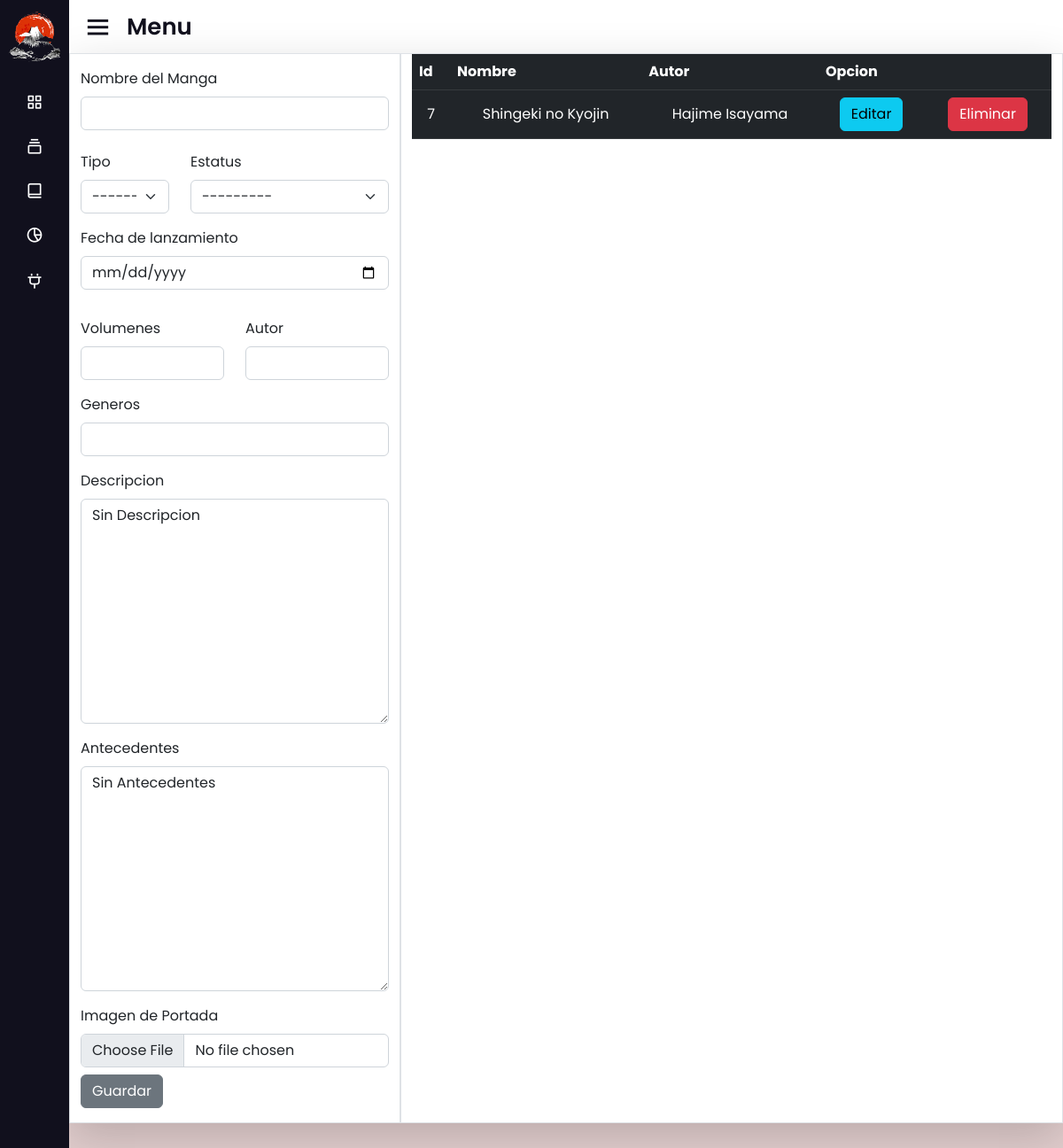
Before: /mangaData/ with the older database file.
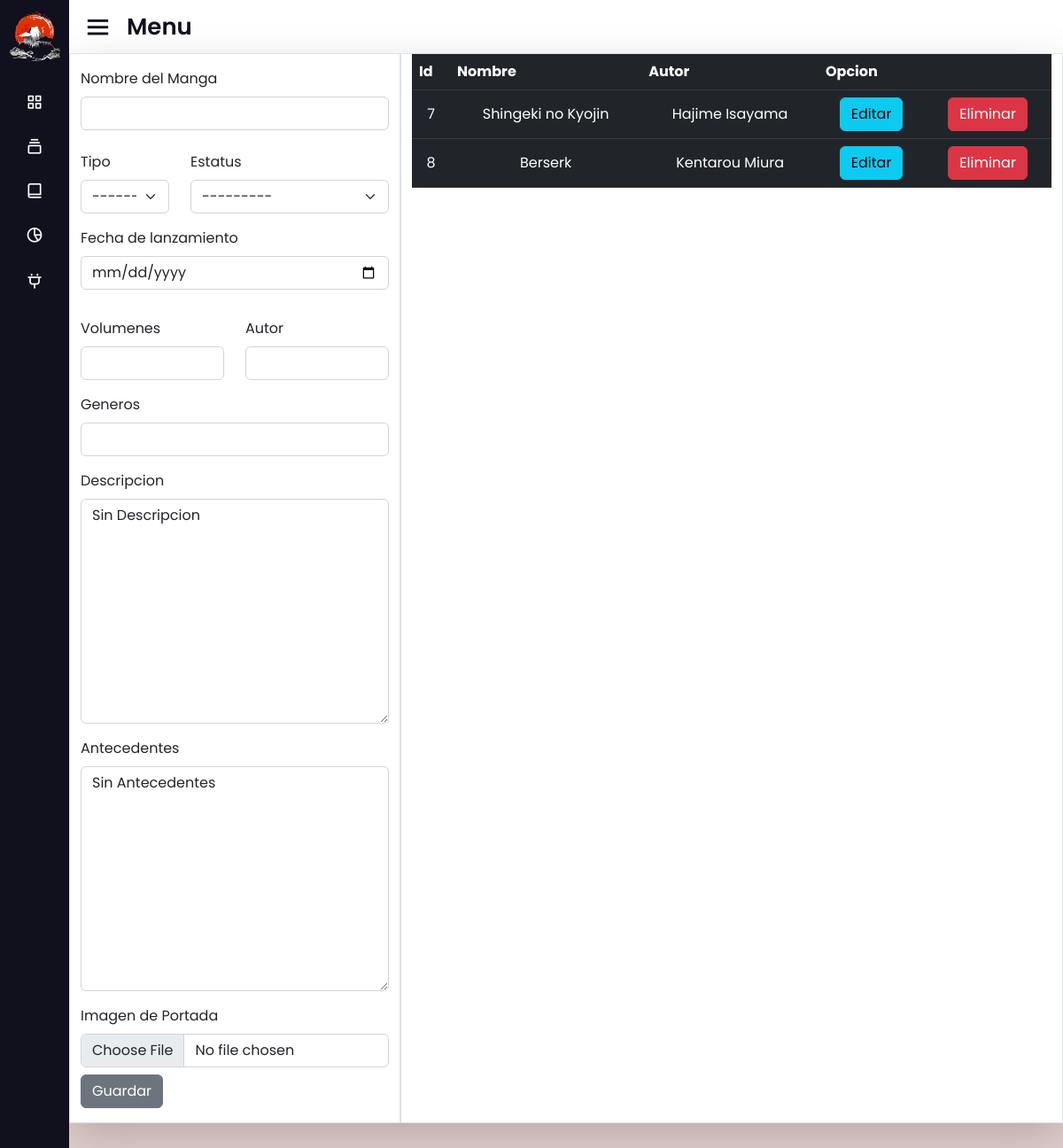
After: the same page with the newer database file.
### ProyectoFinal/models.py (models this page shows, shortened)
class Manga(models.Model):
    name = models.CharField(max_length = 100)
    type = models.CharField(max_length = 5, choices = [('MAN','Manga')])
    volumenes = models.IntegerField()
    published = models.DateField()
    description = models.TextField(default = 'Sin Descripcion')
    background = models.TextField(default = 'Sin Antecedentes')
    status = models.CharField(max_length = 10, choices = [('FIN','Finished'), ('PUB','Publishing')])
    genres = models.CharField(max_length = 100)
    author = models.CharField(max_length = 40)
    image = models.ImageField(default = 'default.png')

### ProyectoFinal/views.py (the view)
# urls.py: path('mangaData/', mangaData, name = 'Manga Data'),
def mangaData(request):
    mangas = Manga.objects.all()
    if request.method == 'POST':
        form = MangaForm(request.POST, request.FILES)
        if form.is_valid():
            form.save()
            return redirect('Manga Data')
    else:
        form = MangaForm()
    context = {'mangas': mangas, 'form': form}
    return render(request, 'proyectofinal/mangaData.html', context)

### ProyectoFinal/templates/proyectofinal/mangaData.html (shortened to what this page needs)
{% extends "proyectofinal/base.html"%}
{% load static %}
{% block container %}
    <div class="container border-0 shadow-lg" style="background-color:white">
        <div class="row">
            <div class="col-sm-12 col-md-6 col-lg-4 col-xl-4 py-3 border">
                <form  method="POST" enctype="multipart/form-data">{% csrf_token %}
                    <div class="mb-3">
                        <label for="exampleFormControlInput1" class="form-label">Nombre del Manga</label>
                        {{form.name}}
                    </div>
                    <div class="row py-2">
                        <div class="col-md-4">
                            <label for="inputState" class="form-label">Tipo</label>
                            {{form.type}}
                        </div>
                        <div class="col-md-8">
                            <label for="inputState" class="form-label">Estatus</label>
                            {{form.status}}
                        </div>
                    </div>
                    <div class="mb-3 py-2">
                        <label for="exampleFormControlInput1" class="form-label">Fecha de lanzamiento</label>
                        {{form.published}}
                    </div>
                    <div class="row py-2">
                        <div class="col-md-6">
                            <label for="exampleFormControlInput1" class="form-label">Volumenes</label>
                            {{form.volumenes}}
                        </div>
                        <div class="col-md-6">
                            <label for="exampleFormControlInput1" class="form-label">Autor</label>
                            {{form.author}}
                        </div>
                    </div>
                    <div class="col-md-12 py-2">
                        <label for="exampleFormControlInput1" class="form-label">Generos</label>
                        {{form.genres}}
                    </div>
                    <div class="col-md-12 py-2">
                        <label for="exampleFormControlInput1" class="form-label">Descripcion</label>
                        {{form.description}}
                    </div>
                    <div class="col-md-12 py-2">
                        <label for="exampleFormControlInput1" class="form-label">Antecedentes</label>
                        {{form.background}}
                    </div>
                    <div class="col-md-12 py-2">
                        <label for="formFile" class="form-label">Imagen de Portada</label>
                        {{form.image}}
                    </div>
                    <button type="submit" class="btn btn-secondary">Guardar</button>
                </form>
            </div>
            <div class="col-sm-12 col-md-6 col-lg-8 col-xl-8 border">
                <table class="table table-dark table-hover">
                    <thead>
                        <tr>
                            <th>Id</th>
                            <th>Nombre</th>
                            <th>Autor</th>
                            <th colspan="2" >Opcion</th>
                        </tr>
                    </thead>
                    <tbody>
                        {% for manga in mangas %}
                        <tr>
                            <td>{{manga.id}}</td>
                            <td>{{manga.name}}</td>
                            <td>{{manga.author}}</td>
                            <td><a href="{% url 'Edit Manga' manga.id %}" class="btn btn-info" >Editar</a></td>
                            <td><a href="{% url 'Delete Manga' manga.id %}" class="btn btn-danger btnEliminacion" >Eliminar</a></td>
                        </tr>
                        {% endfor %}
                    </tbody>
                </table>
            </div>
        </div>
    </div><br><br><br><br><br><br><br><br><br><br><br><br>
{% endblock %}

Changed rows visible on the page:
added Manga: id "8", name "Berserk", author "Kentarou Miura"
